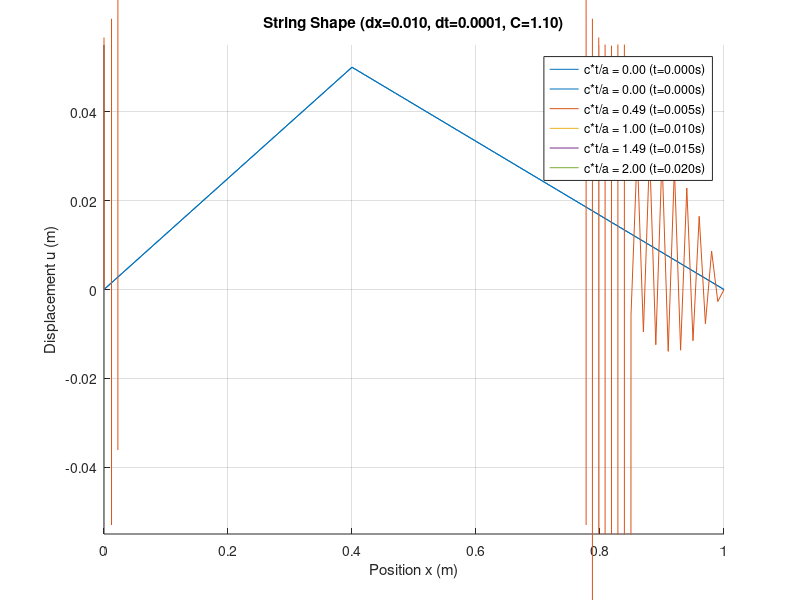

Write MATLAB code to recreate this figure.
% solve_wave_equation.m
% Solves the 1D wave equation using an explicit finite difference method (CTCS).

clear;
clc;
close all;

% --- Parameters ---
a = 1.0;         % Length of the string (m)
c_wave = 100.0;  % Wave speed (m/s) (c in problem doc)
y0_peak = 0.05;  % Peak amplitude of initial triangle (m)
x_peak_rel = 0.4; % Relative position of the peak (0.4 means at x=0.4a)

% Spatial grid
dx_val = 0.01;   % Spatial step (m) (h in problem doc)
nx = round(a / dx_val) + 1;
x = linspace(0, a, nx);

% Temporal grid
% Courant condition: C_stab = c_wave * dt / dx < 1
C_stab = 1.1; % Courant stability factor
dt_val = C_stab * dx_val / c_wave;

% Simulation time: omega1*t/pi from 0 to 2
% omega1 = pi*c_wave/a (fundamental angular frequency)
% So, (pi*c_wave/a)*t/pi = c_wave*t/a from 0 to 2
% This means t ranges from 0 to 2*a/c_wave
t_max = 2 * a / c_wave;

nt = round(t_max / dt_val) + 1;
t_vec = linspace(0, t_max, nt);
dt_val = t_vec(2) - t_vec(1); % Recalculate dt

fprintf('Spatial step dx = %.4f m, Number of spatial points nx = %d\n', dx_val, nx);
fprintf('Temporal step dt = %.4f s, Number of temporal steps nt = %d\n', dt_val, nt);
fprintf('Courant number C = c*dt/dx = %.4f\n', c_wave * dt_val / dx_val);
fprintf('Total simulation time t_max = %.3f s (corresponds to c*t/a = %.1f)\n', t_max, c_wave*t_max/a);

if c_wave * dt_val / dx_val >= 1
    warning('Courant condition C < 1 might be violated. C = %.4f', c_wave * dt_val / dx_val);
end

% --- Initial Conditions ---
u = zeros(nx, nt); % Displacement matrix u(x,t)

% Initial shape u(x,0) = f(x): triangular with peak y0_peak at x_peak_rel*a
x_peak_abs = x_peak_rel * a;
for m = 1:nx
    if x(m) <= x_peak_abs
        if x_peak_abs == 0 % Avoid division by zero if peak is at x=0
            u(m,1) = y0_peak; % Assume it's a step down if peak is at 0
        else
            u(m,1) = y0_peak * x(m) / x_peak_abs;
        end
    else
        if (a - x_peak_abs) == 0 % Avoid division by zero if peak is at x=a
             u(m,1) = y0_peak; % Assume it's a step down if peak is at a
        else
            u(m,1) = y0_peak * (a - x(m)) / (a - x_peak_abs);
        end
    end
end
% Ensure ends are exactly zero if rounding caused issues
u(1,1) = 0;
u(nx,1) = 0;


% --- Boundary Conditions ---
% Fixed ends: u(0,t) = 0, u(a,t) = 0
u(1, :) = 0;
u(nx, :) = 0;

% --- Initial Velocity Condition (for u_m^1, i.e., u(:,2)) ---
% Initial velocity is zero. Formula: u_m^1 = u_m^0 + 0.5 * (c*dt/dx)^2 * (u_{m+1}^0 - 2u_m^0 + u_{m-1}^0)
beta_sq = (c_wave * dt_val / dx_val)^2; % This is r in python script, or (kc/h)^2 in problem doc

if nt > 1 % Only compute if there's more than one time step
    for m = 2:nx-1 % Internal points
        u(m,2) = u(m,1) + 0.5 * beta_sq * (u(m+1,1) - 2*u(m,1) + u(m-1,1));
    end
    % Boundary conditions u(1,2) and u(nx,2) are already zero.
end

% --- Simulation (CTCS for n >= 2) ---
% Formula: u_m^{n+1} = 2u_m^n - u_m^{n-1} + beta_sq * (u_{m+1}^n - 2u_m^n + u_{m-1}^n)
for n = 2:nt-1 % Time loop (n is current time, computing n+1)
    for m = 2:nx-1 % Spatial loop (internal points)
        u(m, n+1) = 2*u(m,n) - u(m,n-1) + beta_sq * (u(m+1,n) - 2*u(m,n) + u(m-1,n));
    end
    % Boundary conditions u(1,n+1) and u(nx,n+1) are already zero.
end

% --- Plotting ---
figure;
hold on;
% Plot based on c*t/a values (0, 0.5, 1, 1.5, 2)
target_cta_ratios = [0, 0.5, 1.0, 1.5, 2.0];
plotted_indices = false(1, length(target_cta_ratios)); % To avoid duplicate plots if dt is small

% Always plot initial condition
plot(x, u(:,1), 'DisplayName', sprintf('c*t/a = %.2f (t=%.3fs)', c_wave*t_vec(1)/a, t_vec(1)));

colors = lines(length(target_cta_ratios)); % Get distinct colors

for i_plot_time = 1:length(target_cta_ratios)
    target_t = target_cta_ratios(i_plot_time) * a / c_wave;
    [~, best_idx] = min(abs(t_vec - target_t)); % Find closest time step
    
    % Check if this time or a very close one has already been plotted (especially for t=0)
    already_plotted = false;
    if best_idx == 1 && i_plot_time > 1 % t=0 already plotted
        already_plotted = true;
    end

    if ~already_plotted
        plot(x, u(:,best_idx), 'Color', colors(i_plot_time,:), 'DisplayName', sprintf('c*t/a = %.2f (t=%.3fs)', c_wave*t_vec(best_idx)/a, t_vec(best_idx)));
    end
end

hold off;
xlabel('Position x (m)');
ylabel('Displacement u (m)');
title(sprintf('String Shape (dx=%.3f, dt=%.4f, C=%.2f)', dx_val, dt_val, C_stab));
legend show;
grid on;
ylim([-1.1*y0_peak, 1.1*y0_peak]); % Consistent y-axis scaling

% Animation (optional)
% prompt_anim = input('Show animation? (y/n): ', 's');
% if lower(prompt_anim) == 'y'
%     figure;
%     h_anim = plot(x, u(:,1));
%     ax_anim = gca;
%     ax_anim.XLim = [0 a];
%     ax_anim.YLim = [-1.1*y0_peak, 1.1*y0_peak];
%     title_anim = title(sprintf('String Vibration - c*t/a = %.2f', c_wave*t_vec(1)/a));
%     xlabel('Position x (m)');
%     ylabel('Displacement u (m)');
%     grid on;
% 
%     for n_anim = 1:nt
%         set(h_anim, 'YData', u(:,n_anim));
%         cta_ratio = c_wave * t_vec(n_anim) / a;
%         set(title_anim, 'String', sprintf('String Vibration - c*t/a = %.2f (t=%.3fs)', cta_ratio, t_vec(n_anim)));
%         drawnow;
%         % pause(0.01); % Adjust for animation speed
%     end
% end
% 
% fprintf('Simulation finished.\n');